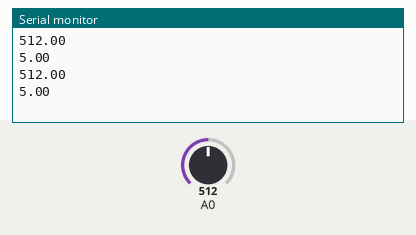
Simulated run of this sketch. Board: Arduino Uno, built with avr-gcc and run on an emulated ATmega328P. Parts: the last lines printed to the serial monitor. Inputs (shaded band) come from the test bench; at power-on: A0 = 512.

Above: at 1.8 s.
1.9 s: A0 set to 716
At 2.8 s:
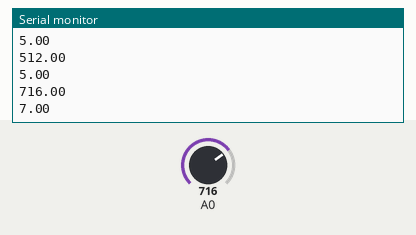
3.4 s: A0 set to 900
At 4.6 s:
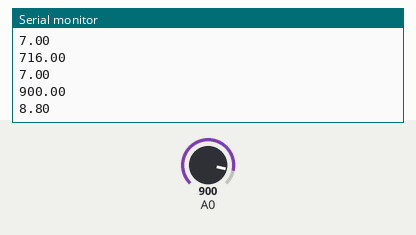
Timing chart, 0 to 6.4 s (numbered marks = the images above; inputs shaded):
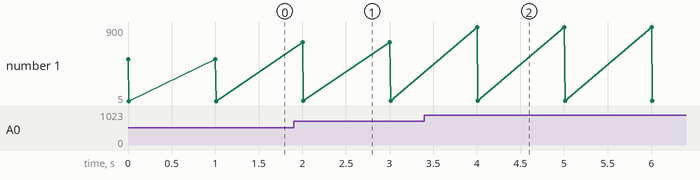

Measured:
- after the input at 1.9 s, the serial monitor: prints a new line after 0.10 s (image 1)
- after the input at 3.4 s, the serial monitor: prints a new line after 0.60 s (image 2)
- plotted number 1: 5 → 7 after the input at 1.9 s, 7 → 8.8 after the input at 3.4 s

The sketch:

7_4.ino
```cpp
void setup() {
  // put your setup code here, to run once:
Serial.begin(9600);
}
float Value;
void loop() {
  // put your main code here, to run repeatedly:
Value=analogRead(A0);
Serial.println(Value);
Serial.println(Value*10/1023);
delay(1000);
}
```
